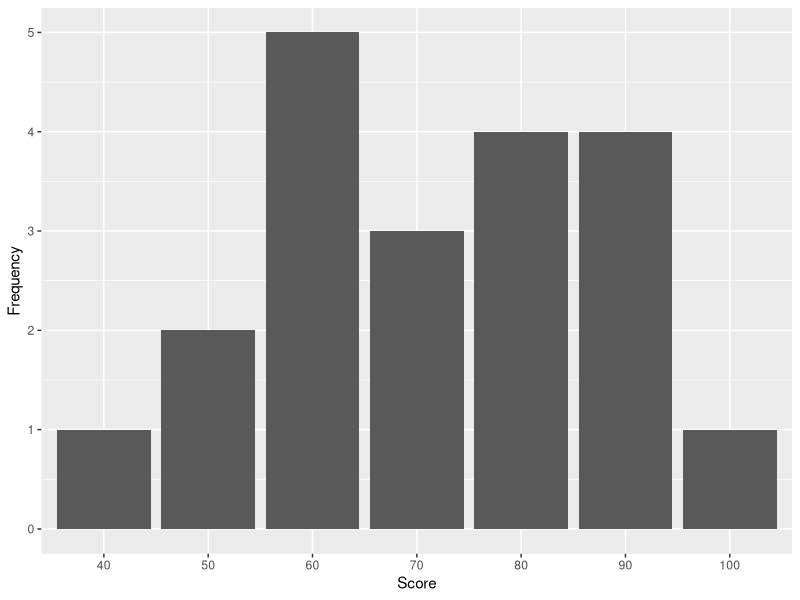

This chart was generated by the following R code:
## ---- chunk 1
#You will need to install readxl package

library(readxl) 

my_data <- read_excel("google analytics sample data.xlsx") #Create a dataset and name it as my_data

## ---- chunk 2
#You will need to install kableExtra package
library(kableExtra)

knitr::kable(head(my_data[,1:12], 20), digits = 5, booktabs = TRUE,
  caption = 'The First 20 Rows of the Google Analytics Sample Data'
) |>
  kable_styling(font_size = 6.5)
## ---- chunk 3
#Frequency and grouped frequency analysis
#You will need to install dplyr package
library(dplyr)

Transaction_Frequency_Channel <- my_data |> 
  group_by(Channel) |> 
  summarise(Frequency = sum(Transactions))

Transaction_Frequency_Age <- my_data |> 
  group_by(Age) |> 
  summarise(Frequency = sum(Transactions))
## ---- chunk 4

knitr::kable(
  list(
    head(arrange(Transaction_Frequency_Channel, desc(Frequency))),
    head(arrange(Transaction_Frequency_Age, desc(Frequency)))),
  caption = 'Grouped Transaction Frequency for Channel and Age'
)
## ---- chunk 5

#Creat a subset for year 2020 and year 2021

my_data_2020 <- my_data |> filter(Year == 2020)
my_data_2021 <- my_data |> filter(Year == 2021)

Revenue_Frequency_2020 <- my_data_2020 |> 
  group_by(Channel) |> 
  summarise(Revenue = sum(Revenue))

Revenue_Frequency_2021 <- my_data_2021 |> 
  group_by(Channel) |> 
  summarise(Revenue = sum(Revenue))

## ---- chunk 6

knitr::kable(
  list(
    head(arrange(Revenue_Frequency_2020, desc(Revenue))),
    head(arrange(Revenue_Frequency_2021, desc(Revenue)))),
  caption = 'Grouped Revenue in 2020 and 2021'
)
## ---- chunk 7
Revenue_Relative_Frequency_2020 <- my_data_2020 |> 
  group_by(Channel) |> 
  summarise('Revenue_Percentage' = sum(Revenue)/sum(my_data_2020$Revenue))

Revenue_Relative_Frequency_2021 <- my_data_2021 |> 
  group_by(Channel) |> 
  summarise('Revenue_Percentage' = sum(Revenue)/sum(my_data_2021$Revenue))

## ---- chunk 8

knitr::kable(
  list(
    head(arrange(Revenue_Relative_Frequency_2020, desc(Revenue_Percentage))),
    head(arrange(Revenue_Relative_Frequency_2021, desc(Revenue_Percentage)))),
  caption = 'Grouped Revenue in 2020 and 2021'
)
## ---- chunk 9
my_data$ECR <- my_data$`Ecommerce Conversion Rate`*10000
## ---- chunk 10

knitr::kable(head(my_data[,1:13], 20), digits = 5, booktabs = TRUE,
  caption = 'The First 20 Rows of the Google Analytics Sample Data'
) |>
  kable_styling(font_size = 6.5)
## ---- chunk 11
#creating a new colunme of old users
my_data$OldUsers <- my_data$Users-my_data$'New Users'

userratio <- my_data |> 
  group_by(Channel) |> 
  summarise(OldUsers = sum(OldUsers), NewUsers = sum(`New Users`),Ratio = sum(OldUsers)/sum(`New Users`))
## ---- chunk 12

knitr::kable(
    head(arrange(userratio, desc(Ratio))), 
  booktabs = TRUE,
  caption = 'The Ratio of Old Users and New Users for Each Channel'
) |>
  kable_styling(font_size = 14)
## ---- chunk 13
StudentID <- c(1:20)
Score <- c(40,50,50,60,60,60,60,60,70,70,70,80,80,80,80,90,90,90,90,100)
TestData <- data.frame(StudentID, Score)
ScoreFrequency <- as.data.frame(table(TestData$Score)) # Calculate the frequency of each score
colnames(ScoreFrequency) <- c("Score","Frequency")
## ---- chunk 14

knitr::kable(
    head(arrange(ScoreFrequency)), 
  booktabs = TRUE,
  caption = 'Frequency of Test Scores from 20 Students', align = "l"
) |>
  kable_styling(font_size = 16)
## ---- chunk 15

knitr::kable(head(TestData, 20), booktabs = TRUE,
  caption = 'A Small Dataset of Test Scores from 20 Students', align = "l"
) |>
  kable_styling(font_size = 16)
## ---- chunk 16
# You will need install ggplot2 package
library(ggplot2)

# Barplot
ggplot(ScoreFrequency, aes(x=Score, y=Frequency)) + 
  geom_bar(stat = "identity")

## ---- chunk 17
#Calculate mean for each col
mean_report <- my_data |> 
  summarise_if(is.numeric, mean)

#Calculate median for each col
median_report <- my_data |> 
  summarise_if(is.numeric, median)

#Create the mode function
getmode <- function(v) {
  uniqv <- unique(v)
  uniqv[which.max(tabulate(match(v, uniqv)))]
}

#Calculate mode for each col
mode_report <- my_data |> 
  summarise_if(is.numeric, getmode)


#combine the reports
centerreport <- as.data.frame(rbind(mean_report, median_report, mode_report))
rownames(centerreport) <- c("Mean","Median","Mode")
centerreport <- centerreport[, -10]
## ---- chunk 18

knitr::kable(
    head(arrange(centerreport)), 
  booktabs = TRUE,
  caption = 'Descriptive Statistics-mean,median,mode', align = "l"
) |>
  kable_styling(font_size = 14)
## ---- chunk 19
#Calculated the weighted mean for ECR
weighted.mean(my_data$`Ecommerce Conversion Rate`, my_data$Users)

## ---- chunk 20
Score1 <- data.frame(c(110, 90,70,50,30))
Score2 <- data.frame(c(75, 70,70,70,65))
colnames(Score1) <- c("Score1")
colnames(Score2) <- c("Score2")
## ---- chunk 21

knitr::kable(
  list(
    head(arrange(Score1, desc(Score1))),
    head(arrange(Score2, desc(Score2)))),
  caption = 'Two Small Data Sets with the Same Mean and Median'
)
